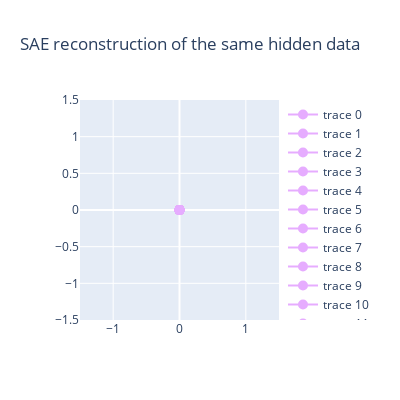

The notebook cell this image was saved under:
### Code cell
# reconstruct model outputs with SAE
# looks like we see dead neurons? or there is a bug in training.
reconstruction, _ = sae(model_embeddings)

plot_learned_features(
    cfg,
    [reconstruction],
    'SAE reconstruction of the same hidden data'
)
